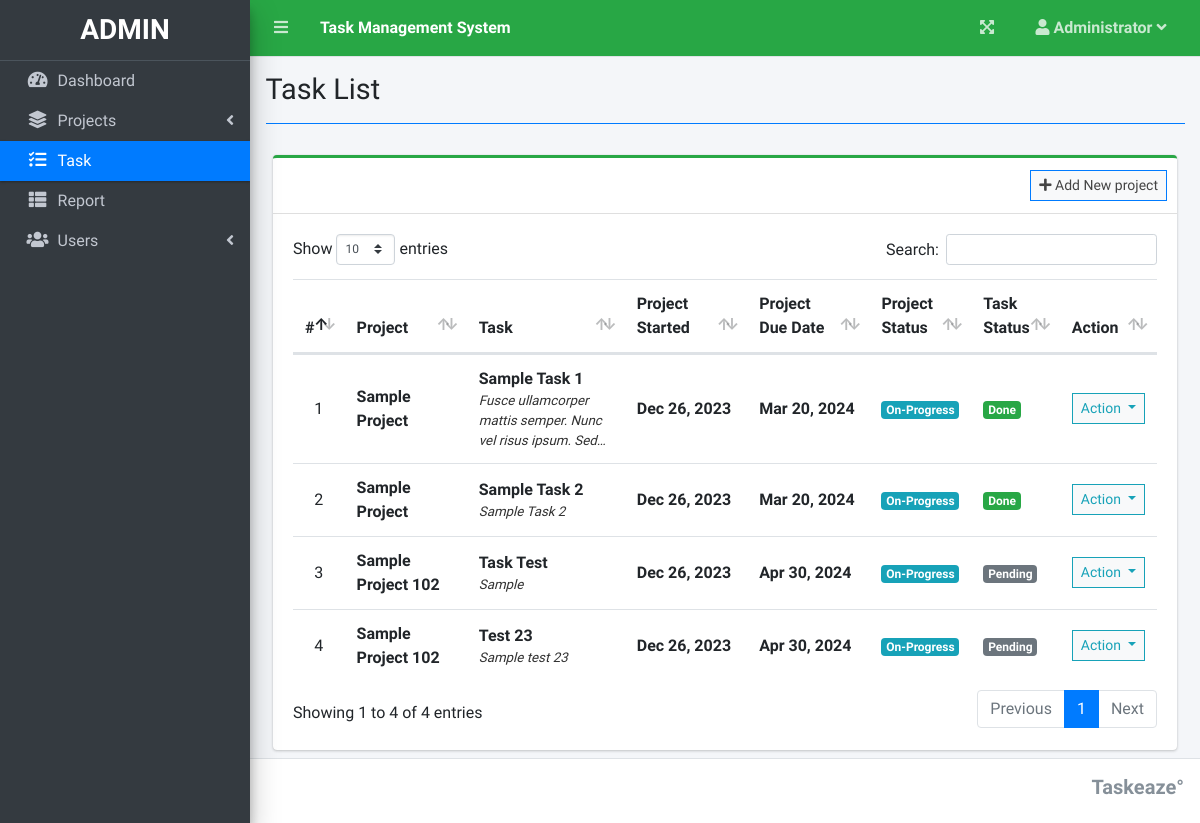
The app's page /index.php?page=task_list (signed in) with its own data.
### tables this page shows
CREATE TABLE `task_list` (
  `id` int(30) NOT NULL,
  `project_id` int(30) NOT NULL,
  `task` varchar(200) NOT NULL,
  `description` text NOT NULL,
  `status` tinyint(4) NOT NULL,
  `date_created` datetime NOT NULL DEFAULT current_timestamp()
);

CREATE TABLE `project_list` (
  `id` int(30) NOT NULL,
  `name` varchar(200) NOT NULL,
  `description` text NOT NULL,
  `status` tinyint(2) NOT NULL,
  `start_date` date NOT NULL,
  `end_date` date NOT NULL,
  `manager_id` int(30) NOT NULL,
  `user_ids` text NOT NULL,
  `date_created` datetime NOT NULL DEFAULT current_timestamp()
);

### task_list.php (the view, shortened to what this page needs)
<?php include'db_connect.php' ?>
<div class="col-lg-12">
	<div class="card card-outline card-success">
		<div class="card-header">
			<div class="card-tools">
				<a class="btn btn-block btn-sm btn-default btn-flat border-primary" href="./index.php?page=new_project"><i class="fa fa-plus"></i> Add New project</a>
			</div>
		</div>
		<div class="card-body">
			<table class="table tabe-hover table-condensed" id="list">
				<colgroup>
					<col width="5%">
					<col width="15%">
					<col width="20%">
					<col width="15%">
					<col width="15%">
					<col width="10%">
					<col width="10%">
					<col width="10%">
				</colgroup>
				<thead>
					<tr>
						<th class="text-center">#</th>
						<th>Project</th>
						<th>Task</th>
						<th>Project Started</th>
						<th>Project Due Date</th>
						<th>Project Status</th>
						<th>Task Status</th>
						<th>Action</th>
					</tr>
				</thead>
				<tbody>
					<?php
					$i = 1;
					$where = "";
					$stat = array("Pending","Started","On-Progress","On-Hold","Over Due","Done");
					$qry = $conn->query("SELECT t.*,p.name as pname,p.start_date,p.status as pstatus, p.end_date,p.id as pid FROM task_list t inner join project_list p on p.id = t.project_id $where order by p.name asc");
					while($row= $qry->fetch_assoc()):
						$trans = get_html_translation_table(HTML_ENTITIES,ENT_QUOTES);
						unset($trans["\""], $trans["<"], $trans[">"], $trans["<h2"]);
						$desc = strtr(html_entity_decode($row['description']),$trans);
						$desc=str_replace(array("<li>","</li>"), array("",", "), $desc);
		                $cprog = $conn->query("SELECT * FROM task_list where project_id = {$row['pid']} and status = 3")->num_rows;
		                $prod = $conn->query("SELECT * FROM user_productivity where project_id = {$row['pid']}")->num_rows;
		                if($row['pstatus'] == 0 && strtotime(date('Y-m-d')) >= strtotime($row['start_date'])):
		                if($prod  > 0  || $cprog > 0)
		                  $row['pstatus'] = 2;
		                else
		                  $row['pstatus'] = 1;
		                elseif($row['pstatus'] == 0 && strtotime(date('Y-m-d')) > strtotime($row['end_date'])):
		                $row['pstatus'] = 4;
		                endif;
					?>
					<tr>
						<td class="text-center"><?php echo $i++ ?></td>
						<td>
							<p><b><?php echo ucwords($row['pname']) ?></b></p>
						</td>
						<td>
							<p><b><?php echo ucwords($row['task']) ?></b></p>
							<p class="truncate"><?php echo strip_tags($desc) ?></p>
						</td>
						<td><b><?php echo date("M d, Y",strtotime($row['start_date'])) ?></b></td>
						<td><b><?php echo date("M d, Y",strtotime($row['end_date'])) ?></b></td>
						<td class="text-center">
							<?php
							  if($stat[$row['pstatus']] =='Pending'){
							  	echo "<span class='badge badge-secondary'>{$stat[$row['pstatus']]}</span>";
							  }elseif($stat[$row['pstatus']] =='Started'){
							  	echo "<span class='badge badge-primary'>{$stat[$row['pstatus']]}</span>";
							  }elseif($stat[$row['pstatus']] =='On-Progress'){
							  	echo "<span class='badge badge-info'>{$stat[$row['pstatus']]}</span>";
							  }elseif($stat[$row['pstatus']] =='On-Hold'){
							  	echo "<span class='badge badge-warning'>{$stat[$row['pstatus']]}</span>";
							  }elseif($stat[$row['pstatus']] =='Over Due'){
							  	echo "<span class='badge badge-danger'>{$stat[$row['pstatus']]}</span>";
							  }elseif($stat[$row['pstatus']] =='Done'){
							  	echo "<span class='badge badge-success'>{$stat[$row['pstatus']]}</span>";
							  }
							?>
						</td>
						<td>
                        	<?php
                        	if($row['status'] == 1){
						  		echo "<span class='badge badge-secondary'>Pending</span>";
                        	}elseif($row['status'] == 2){
						  		echo "<span class='badge badge-primary'>On-Progress</span>";
                        	}elseif($row['status'] == 3){
						  		echo "<span class='badge badge-success'>Done</span>";
                        	}
                        	?>
                        </td>
						<td class="text-center">
							<button type="button" class="btn btn-default btn-sm btn-flat border-info wave-effect text-info dropdown-toggle" data-toggle="dropdown" aria-expanded="true">
		                      Action
		                    </button>
						</td>
					</tr>
				<?php endwhile; ?>
				</tbody>
			</table>
		</div>
	</div>
</div>

### task_list.php (style rules this page uses)
table p { margin: unset !important; }
table td { vertical-align: middle !important }

### records on screen
task_list: project_list.name "Sample Project", task "Sample Task 1", description "Fusce ullamcorper mattis semper. Nunc vel risus ipsum.…", project_list.start_date "Dec 26, 2023", project_list.end_date "Mar 20, 2024", pstatus "On-Progress", status "Done"
task_list: project_list.name "Sample Project", task "Sample Task 2", description "Sample Task 2", project_list.start_date "Dec 26, 2023", project_list.end_date "Mar 20, 2024", id "On-Progress", status "Done"
task_list: project_list.name "Sample Project 102", task "Task Test", description "Sample", project_list.start_date "Dec 26, 2023", project_list.end_date "Apr 30, 2024", pstatus "On-Progress", status "Pending"
task_list: project_list.name "Sample Project 102", task "Test 23", description "Sample test 23", project_list.start_date "Dec 26, 2023", project_list.end_date "Apr 30, 2024", pstatus "On-Progress", status "Pending"

### other values on screen
$_SESSION['system']['name'] "Task Management System"
$_SESSION['login_firstname'] "Administrator"
$title "Task List"
